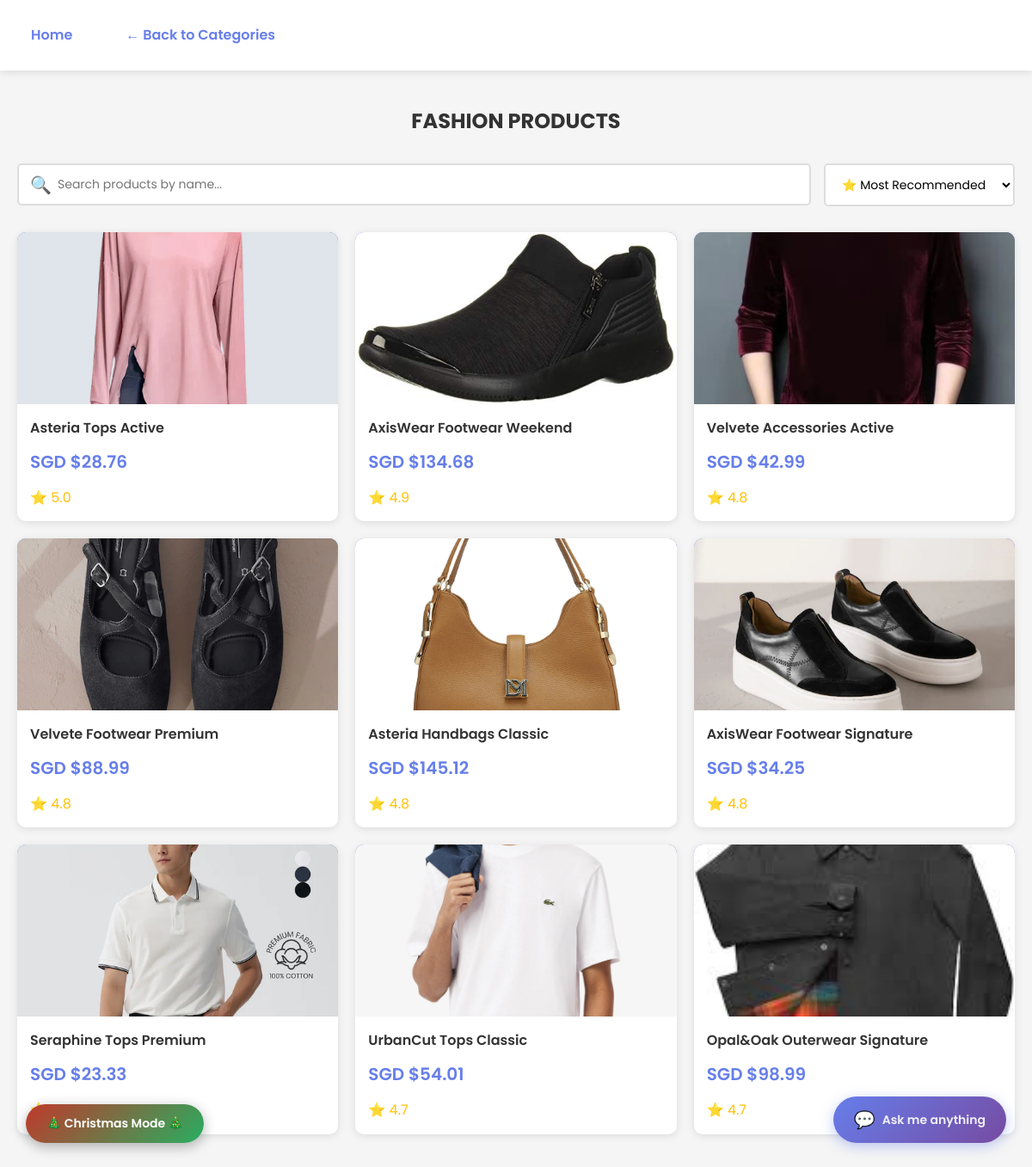
Page /category/Fashion/ on the committed database.
### storefront/models.py (models this page shows, shortened)
class Product(models.Model):
    name = models.CharField(max_length=255)
    description = models.TextField(blank=True, null=True)
    category = models.CharField(max_length=100)
    price = models.DecimalField(max_digits=10, decimal_places=2)
    stock = models.IntegerField(default=0)
    reorder_threshold = models.IntegerField(default=10)
    rating = models.DecimalField(max_digits=3, decimal_places=1, null=True, blank=True)
    image = models.ImageField(upload_to='products/', blank=True, null=True)
    created_at = models.DateTimeField(auto_now_add=True)
    updated_at = models.DateTimeField(auto_now=True)
    is_on_sale = models.BooleanField(default=False)
    original_price = models.DecimalField(max_digits=10, decimal_places=2, null=True, blank=True)
    discount_percentage = models.IntegerField(null=True, blank=True)
    class Meta:
        ordering = ['-created_at']

### storefront/views.py (the view, shortened to what this page needs)
# urls.py: path('category/<str:category_name>/', views.category_products, name='category_products'),
def category_products(request, category_name):
    storage = messages.get_messages(request)
    storage.used = True
    featured_product_ids = [189, 74, 110, 148, 111, 134]
    category_limits = {
        'Sports & Outdoors': 4,
        'Pet Supplies': 5,
        'Automotive': 6,
        'Electronics': 6,
        'Health & Wellness': 7,
        'Toys & Games': 4,
        'Books': 5,
    }
    max_products = 9  # default
    for cat_name, limit in category_limits.items():
        if cat_name in category_name:
            max_products = limit
            break
    search_query = request.GET.get('search', '')
    sort_by = request.GET.get('sort', 'recommended')  # default to recommended
    products_query = Product.objects.filter(
        category__icontains=category_name,
        stock__gt=0
    ).exclude(image='')
    if search_query:
        products_query = products_query.filter(name__icontains=search_query)
    if sort_by == 'recommended':
        featured_in_category = products_query.filter(id__in=featured_product_ids)
        other_products = products_query.exclude(id__in=featured_product_ids)
        other_products = other_products.order_by('-rating')
        products_list = list(featured_in_category)
        remaining_slots = max_products - len(products_list)
        if remaining_slots > 0:
            additional_products = list(other_products[:remaining_slots])
            products_list.extend(additional_products)
        products = products_list[:max_products]
    recommendations = []
    try:
        recommendations = list(Product.objects.filter(
            category__icontains=category_name,
            stock__gt=0
        ).exclude(id__in=[p.id for p in products]).exclude(image='').order_by('-rating'))[:3]
    except:
        pass
    context = {
        'category': category_name,
        'products': products,
        'recommendations': recommendations,
        'search_query': search_query,
        'sort_by': sort_by,
    }
    return render(request, 'storefront/category_products.html', context)

### source/storefront/templates/storefront/category_products.html (shortened to what this page needs)
<!DOCTYPE html>
<html lang="en">
<head>
    {% load static %}
</head>
<body>
    <header>
        <nav>
            <a href="{% url 'storefront:index' %}">Home</a>
            <a href="{% url 'storefront:category_list' %}">← Back to Categories</a>
        </nav>
    </header>
    <button class="theme-toggle-btn" onclick="toggleChristmasTheme()">🎄 Christmas Mode 🎄</button>
    <div class="container" id="mainContainer">
        <h1>{{ category }} Products</h1>
        <div class="search-filter-bar">
            <div class="search-box">
                <span class="search-icon">🔍</span>
                <input type="text" id="search-input" placeholder="Search products by name..." value="{{ search_query }}" onkeypress="handleSearch(event)">
            </div>
            <div class="sort-dropdown">
                <select id="sort-select" onchange="handleSortChange()">
                    <option value="recommended" {% if sort_by == 'recommended' %}selected{% endif %}>⭐ Most Recommended</option>
                </select>
            </div>
        </div>
        {% if products %}
        <div class="products-grid">
            {% for product in products %}
            <div class="product-card">
                <a href="{% url 'storefront:product_detail' product.id %}">
                    <div class="product-image">
                        {% if product.image %}
                            <img src="{{ product.image.url }}" alt="{{ product.name }}" style="width: 100%; height: 100%; object-fit: cover;">
                        {% else %}
                            📦
                        {% endif %}
                    </div>
                    <div class="product-info">
                        <div class="product-name">{{ product.name }}</div>
                        {% if product.is_on_sale %}
                        <div class="product-price">
                            <span class="product-price-original">SGD ${{ product.original_price }}</span>
                            <span class="product-price-sale">SGD ${{ product.price }}</span>
                        </div>
                        {% else %}
                        <div class="product-price">SGD ${{ product.price }}</div>
                        {% endif %}
                        <div class="product-rating-discount">
                            {% if product.rating %}
                            <div class="product-rating">⭐ {{ product.rating }}</div>
                            {% endif %}
                        </div>
                    </div>
                </a>
            </div>
            {% endfor %}
        </div>
        {% else %}
        <p style="text-align: center; padding: 40px; font-size: 18px;">No products in this category yet.</p>
        {% endif %}
    </div>
    {% include 'storefront/chatbox.html' %}
</body>
</html>

### source/storefront/templates/storefront/category_products.html (style rules this page uses)
* { margin: 0; padding: 0; box-sizing: border-box; }
body { font-family: 'Poppins', sans-serif; background-color: #f5f5f5; font-weight: 400; font-size: 16px; line-height: 1.6; }
header { background: white; color: #667eea; padding: 20px 0; box-shadow: 0 2px 10px rgba(0,0,0,0.1); }
nav { max-width: 1200px; margin: 0 auto; padding: 0 20px; display: flex; gap: 30px; align-items: center; }
nav a { color: #667eea; text-decoration: none; font-weight: 600; padding: 8px 16px; border-radius: 5px; transition: all 0.3s ease; display: inline-block; }
.container { max-width: 1200px; margin: 0 auto; padding: 40px 20px; }
h1 { font-size: 24px; font-weight: 700; color: #333; margin-bottom: 30px; text-transform: uppercase; text-align: center; }
.products-grid { display: grid; grid-template-columns: repeat(3, 1fr); gap: 20px; }
.product-card { background: white; border-radius: 10px; overflow: hidden; box-shadow: 0 2px 10px rgba(0,0,0,0.1); transition: transform 0.3s; }
.product-card a { text-decoration: none; color: inherit; }
.product-image { height: 200px; background: linear-gradient(135deg, #667eea 0%, #764ba2 100%); display: flex; align-items: center; justify-content: center; font-size: 72px; color: white; }
.product-info { padding: 15px; }
.product-name { font-weight: 600; font-size: 16px; margin-bottom: 10px; color: #333; }
.product-price { font-size: 20px; color: #667eea; font-weight: 600; }
.product-rating { color: #ffc107; margin-top: 5px; }
.product-card { position: relative; }
.product-rating-discount { display: flex; justify-content: space-between; align-items: center; margin-top: 8px; gap: 10px; }
.search-filter-bar { display: flex; gap: 15px; margin-bottom: 30px; flex-wrap: wrap; }
.search-box { flex: 1; min-width: 250px; position: relative; }
.search-box input { width: 100%; padding: 12px 15px; padding-left: 45px; border: 2px solid #ddd; border-radius: 5px; font-family: 'Poppins', sans-serif; font-size: 14px; }
.search-icon { position: absolute; left: 15px; top: 50%; transform: translateY(-50%); font-size: 20px; }
.sort-dropdown { min-width: 200px; }
.sort-dropdown select { width: 100%; padding: 12px 15px; border: 2px solid #ddd; border-radius: 5px; font-family: 'Poppins', sans-serif; font-size: 14px; cursor: pointer; background: white; }
.theme-toggle-btn { position: fixed; bottom: 30px; left: 30px; background: linear-gradient(135deg, #c0392b, #27ae60); color: white; border: none; padding: 12px 24px; border-radius: 50px; cursor: pointer; font-family: 'Poppins', sans-serif; font-weight: 600; font-size: 14px; transition: all 0.3s ease; box-shadow: 0 4px 15px rgba(0,0,0,0.3); z-index: 1000; }

### rows in the picture
Product: image (picture), name "Asteria Tops Active", price "28.76", rating "5.0"
Product: image (picture), name "AxisWear Footwear Weekend", price "134.68", rating "4.9"
Product: image (picture), name "Velvete Accessories Active", price "42.99", rating "4.8"
Product: image (picture), name "Velvete Footwear Premium", price "88.99", rating "4.8"
Product: image (picture), name "Asteria Handbags Classic", price "145.12", rating "4.8"
Product: image (picture), name "AxisWear Footwear Signature", price "34.25", rating "4.8"
Product: image (picture), name "Seraphine Tops Premium", price "23.33", rating "4.8"
Product: image (picture), name "UrbanCut Tops Classic", price "54.01", rating "4.7"
Product: image (picture), name "Opal&Oak Outerwear Signature", price "98.99", rating "4.7"

### other values in the picture
{{ category }} "FASHION"
